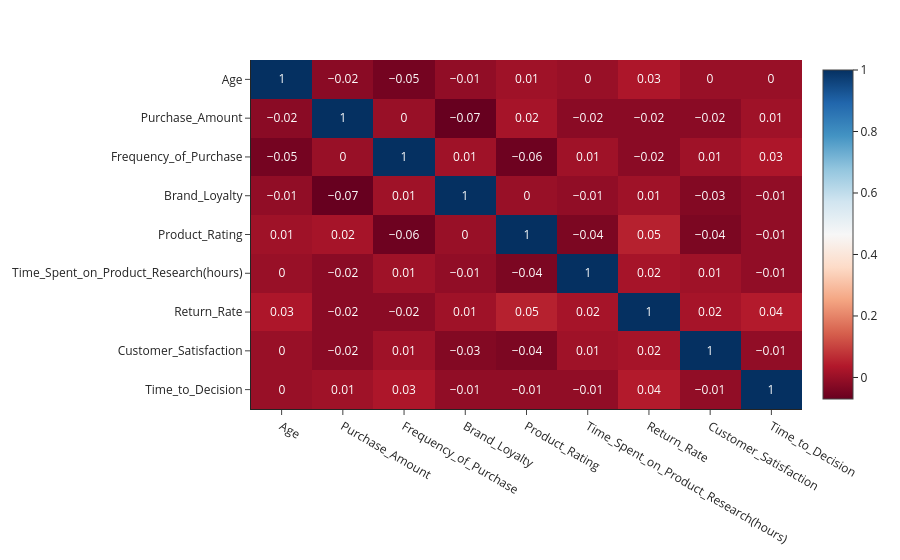

Write notebook code for a chart like this one.
### Markdown cell above
Em Análise exploratória de dados, um interessante método para se obter informações sobre as colunas é a correlação linear.

### Code cell
numerical_cols = ecomm.select_dtypes(include='number')
corr = numerical_cols.corr()

fig = px.imshow(corr.round(2), text_auto=True, aspect="auto", color_continuous_scale='RdBu', template='simple_white')

fig.show()

### Figure 1 — Plotly figure (JSON) as saved in the notebook; plotly's stock layout.template omitted (floating-point values rounded to 4 significant figures)
{"data": [{"coloraxis": "coloraxis", "hovertemplate": "x: %{x}<br>y: %{y}<br>color: %{z}<extra></extra>", "name": "0", "texttemplate": "%{z}", "type": "heatmap", "x": ["Age", "Purchase_Amount", "Frequency_of_Purchase", "Brand_Loyalty", "Product_Rating", "Time_Spent_on_Product_Research(hours)", "Return_Rate", "Customer_Satisfaction", "Time_to_Decision"], "xaxis": "x", "y": ["Age", "Purchase_Amount", "Frequency_of_Purchase", "Brand_Loyalty", "Product_Rating", "Time_Spent_on_Product_Research(hours)", "Return_Rate", "Customer_Satisfaction", "Time_to_Decision"], "yaxis": "y", "z": [[1, -0.02, -0.05, -0.01, 0.01, 0, 0.03, 0, 0], [-0.02, 1, 0, -0.07, 0.02, -0.02, -0.02, -0.02, 0.01], [-0.05, 0, 1, 0.01, -0.06, 0.01, -0.02, 0.01, 0.03], [-0.01, -0.07, 0.01, 1, 0, -0.01, 0.01, -0.03, -0.01], [0.01, 0.02, -0.06, 0, 1, -0.04, 0.05, -0.04, -0.01], [0, -0.02, 0.01, -0.01, -0.04, 1, 0.02, 0.01, -0.01], [0.03, -0.02, -0.02, 0.01, 0.05, 0.02, 1, 0.02, 0.04], [0, -0.02, 0.01, -0.03, -0.04, 0.01, 0.02, 1, -0.01], [0, 0.01, 0.03, -0.01, -0.01, -0.01, 0.04, -0.01, 1]]}], "layout": {"coloraxis": {"colorscale": [[0, "rgb(103,0,31)"], [0.1, "rgb(178,24,43)"], [0.2, "rgb(214,96,77)"], [0.3, "rgb(244,165,130)"], [0.4, "rgb(253,219,199)"], [0.5, "rgb(247,247,247)"], [0.6, "rgb(209,229,240)"], [0.7, "rgb(146,197,222)"], [0.8, "rgb(67,147,195)"], [0.9, "rgb(33,102,172)"], [1, "rgb(5,48,97)"]]}, "margin": {"t": 60}, "xaxis": {"anchor": "y", "domain": [0, 1]}, "yaxis": {"anchor": "x", "autorange": "reversed", "domain": [0, 1]}}}
